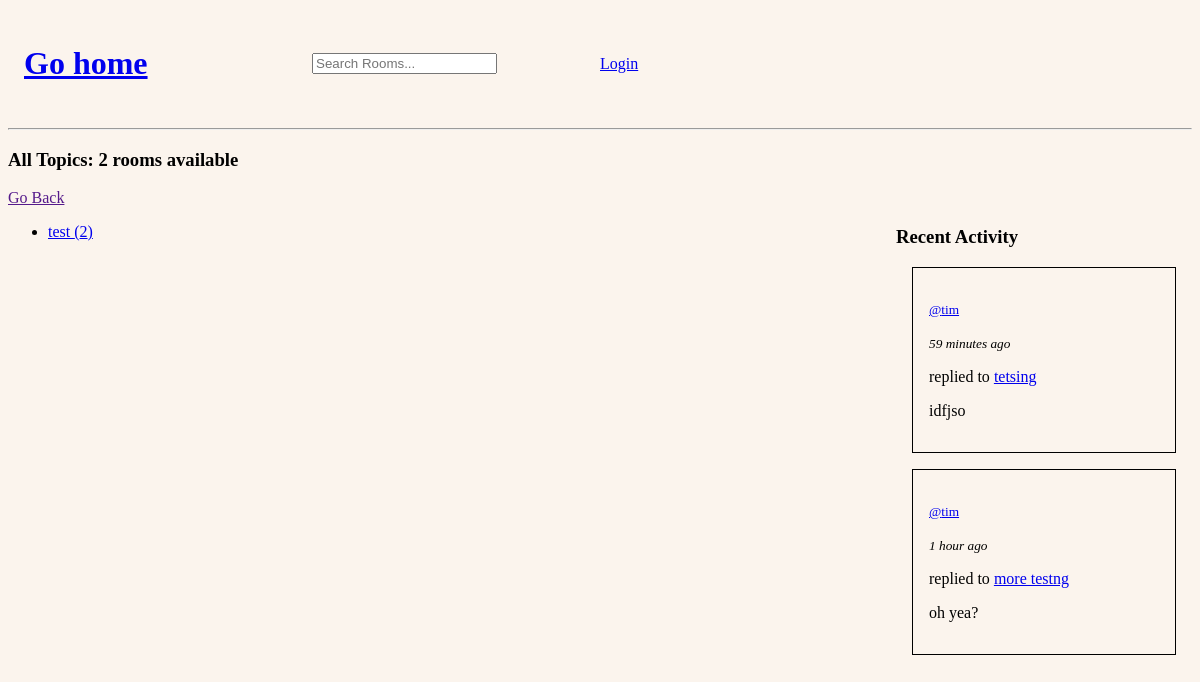
The page /see-all-topics/ on the database its author committed.
### base/models.py (models this page shows, shortened)
class Topic(models.Model):
    name = models.CharField(max_length=200)

class Message(models.Model):
    user = models.ForeignKey(User, on_delete=models.CASCADE)
    room = models.ForeignKey(Room, on_delete=models.CASCADE)
    body = models.TextField()
    updated = models.DateTimeField(auto_now=True)
    created = models.DateTimeField(auto_now_add=True)

class User(AbstractUser):
    username = models.CharField(unique=True, max_length=200, null=True)
    email = models.EmailField(unique=True, null=True)
    bio = models.TextField(null=True)
    avatar = models.ImageField(null=True, default="sens.jpg")
    USERNAME_FIELD = "username"
    REQUIRED_FIELDS = []

class Room(models.Model):
    host = models.ForeignKey(User, on_delete=models.SET_NULL, null=True)
    topic =  models.ForeignKey(Topic, on_delete=models.SET_NULL, null=True)
    name = models.CharField(max_length=200)
    desc = models.TextField(null=True, blank=True)
    participants = models.ManyToManyField(User, related_name="participants", blank=True)
    updated = models.DateTimeField(auto_now=True)
    created = models.DateTimeField(auto_now_add=True)
    class Meta:
        ordering = ["-updated", "-created"]
    def __str__(self):
        return str(self.name)

### base/views.py (the view)
# urls.py: path("see-all-topics/", views.seeAllTopics, name="see-all-topics"),
def seeAllTopics(req):
    topics = Topic.objects.all()
    rooms = Room.objects.all()
    room_count = rooms.count()
    latest = Message.objects.order_by("-updated")[:3]
    context = {"rooms": rooms, "topics": topics, "room_count": room_count, "latest": latest}
    return render(req, "base/see-all-topics.html", context)

### base/templatetags/rounded_timesince.py (called while the page is built)
@register.filter
def rounded_timesince(value):
    if not value:
        return ""
    now = timezone.now()
    if timezone.is_naive(value):
        value = timezone.make_aware(value)
    delta = now - value
    seconds = delta.total_seconds()
    if seconds < 3600:
        minutes = int(seconds // 60)
        return f"{minutes} minute{'s' if minutes != 1 else ''} ago"
    elif seconds < 86400:
        hours = int(seconds // 3600)
        return f"{hours} hour{'s' if hours != 1 else ''} ago"
    elif seconds < 604800:
        days = int(seconds // 86400)
        return f"{days} day{'s' if days != 1 else ''} ago"
    elif seconds < 2592000:
        weeks = int(seconds // 604800)
        return f"{weeks} week{'s' if weeks != 1 else ''} ago"
    else:
        months = int(seconds // 2592000)
        return f"{months} month{'s' if months != 1 else ''} ago"

### base/templates/base/see-all-topics.html
{% extends "main.html" %} {% block content %}
<h3>All Topics: {{room_count}} rooms available</h3>
<a href="{{request.META.HTTP_REFERER}}">Go Back</a>
<div class="topics-page-container">
	<div>
		<ul>
			{% for topic in topics %}
			<li>
				<a href="{% url 'home' %}?q={{topic.name}}"
					>{{topic.name}} ({{topic.room_set.all.count}})</a
				>
			</li>
			{% endfor %}
		</ul>
	</div>
	<div>
		<h3>Recent Activity</h3>
		{% include "base/activity-component.html" %}
	</div>
</div>
{% endblock content %}

### base/templates/base/activity-component.html (shortened to what this page needs)
{% load rounded_timesince %} {% for message in latest %}
<div class="latest-card">
	<p>
		<small>
			<a href="{% url 'user-profile' message.user.id %}">
				@{{message.user}}</a
			></small
		>
	</p>
	<small>
		<i> {{message.created|rounded_timesince}}</i>
	</small>
	<p>
		replied to
		<a href="{% url 'room' message.room.id %}">{{message.room}}</a>
	</p>
	{% if message.body|length < 50 %}
	<p>{{message.body}}</p>
	{% else %}
	<p>{{message.body|slice:":50"}}...</p>
	{% endif %}
</div>
{% endfor %}

### static/styles/main.css (style rules this page uses)
body { background-color: #fbf4ed; }
.topics-page-container { display: grid; grid-template-columns: 3fr 1fr; }
.latest-card { border: black 0.1rem solid; margin: 1rem; padding: 1rem; }

### rows shown on the page
Topic: name "test", room_set.all.count "2"
Message: user "tim", created "59 minutes ago", room "tetsing", body "idfjso"
Message: user "tim", created "1 hour ago", room "more testng", body "oh yea?"

### other values the page prints
{{ room_count }} "2"
